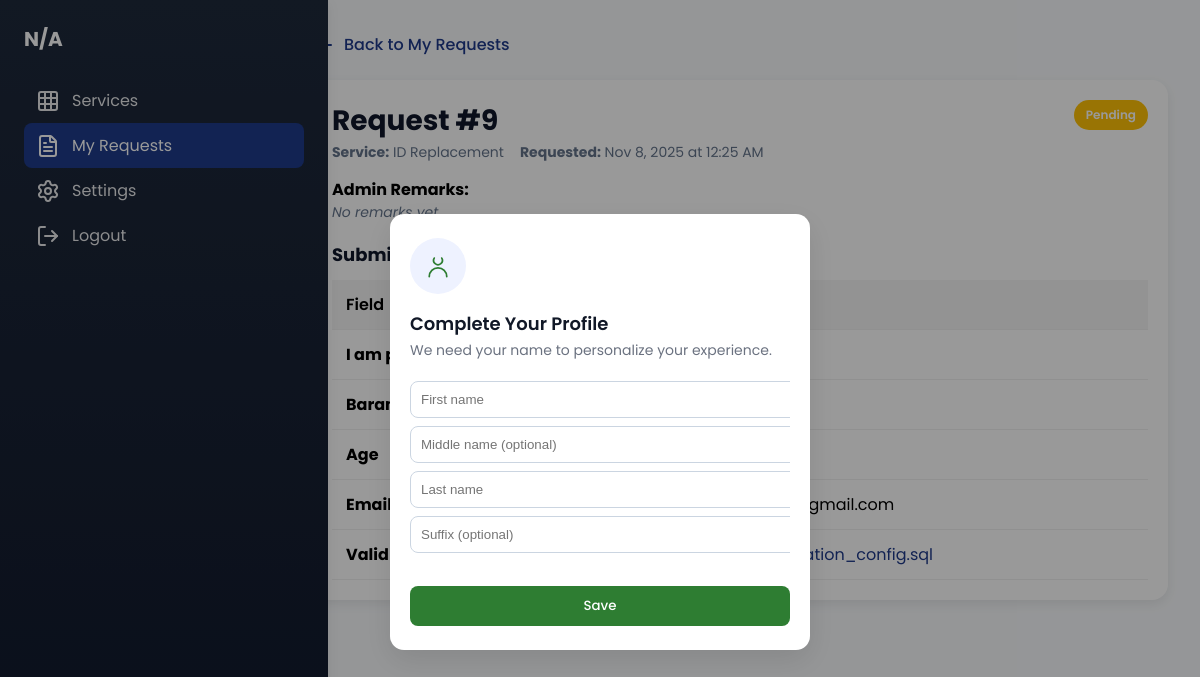
Page /request_view.php?request_id=9 (signed in) on the committed database.
### tables this page shows
CREATE TABLE `services_requests` (
  `request_id` int(11) NOT NULL,
  `service_id` int(11) NOT NULL,
  `user_id` bigint(20) UNSIGNED NOT NULL,
  `status_id` int(11) NOT NULL DEFAULT 1,
  `admin_remarks` text DEFAULT NULL,
  `can_update` tinyint(1) NOT NULL DEFAULT 0,
  `requested_at` timestamp NULL DEFAULT current_timestamp()
);

CREATE TABLE `services_list` (
  `service_id` int(11) NOT NULL,
  `name` varchar(255) NOT NULL,
  `description` text DEFAULT NULL,
  `icon` text DEFAULT NULL,
  `button_text` text DEFAULT NULL,
  `is_active` tinyint(1) NOT NULL DEFAULT 1
);

CREATE TABLE `services_request_statuses` (
  `status_id` int(11) NOT NULL,
  `status_name` varchar(100) NOT NULL,
  `description` varchar(255) DEFAULT NULL,
  `color_hex` varchar(7) NOT NULL
);

CREATE TABLE `services_answers` (
  `answer_id` int(11) NOT NULL,
  `request_id` int(11) NOT NULL,
  `field_id` int(11) NOT NULL,
  `answer_value` text DEFAULT NULL
);

CREATE TABLE `services_fields` (
  `field_id` int(11) NOT NULL,
  `service_id` int(11) NOT NULL,
  `label` varchar(255) NOT NULL,
  `field_type` varchar(250) NOT NULL,
  `is_required` tinyint(1) NOT NULL DEFAULT 1,
  `display_order` int(11) NOT NULL,
  `allowed_file_types` varchar(255) DEFAULT NULL,
  `visible_when_value` varchar(255) DEFAULT NULL,
  `visible_when_option_id` int(11) DEFAULT NULL,
  `max_file_size_mb` int(11) DEFAULT NULL
);

### request_view.php (the view, shortened to what this page needs)
<?php
require_once 'connection/main_connection.php';
$request_id = isset($_GET['request_id']) ? intval($_GET['request_id']) : 0;
$user_id = intval($_SESSION['user_id']);
$request = null;
try {
    $stmt = $conn->prepare("SELECT sr.request_id, sr.service_id, sr.requested_at, sr.admin_remarks, sl.name AS service_name, srs.status_name, srs.color_hex
                            FROM services_requests sr
                            JOIN services_list sl ON sr.service_id = sl.service_id
                            JOIN services_request_statuses srs ON sr.status_id = srs.status_id
                            WHERE sr.request_id = ? AND sr.user_id = ?");
    $stmt->bind_param('ii', $request_id, $user_id);
    $stmt->execute();
    $res = $stmt->get_result();
    $request = $res->fetch_assoc();
    $service_id = intval($request['service_id']);
    $answers = [];
    $stmt2 = $conn->prepare("SELECT sf.field_id, sf.label AS field_label, sf.field_type, sf.display_order, sa.answer_value
                             FROM services_answers sa
                             JOIN services_fields sf ON sa.field_id = sf.field_id
                             WHERE sa.request_id = ?
                             ORDER BY sf.display_order ASC");
    $stmt2->bind_param('i', $request_id);
    $stmt2->execute();
    $res2 = $stmt2->get_result();
    while ($row = $res2->fetch_assoc()) {
        $answers[] = $row;
    }
    $optionLabels = [];
    if ($service_id > 0) {
        $opt = $conn->prepare("SELECT sfo.field_id, sfo.option_value, sfo.option_label
                               FROM services_field_options sfo
                               JOIN services_fields sf ON sfo.field_id = sf.field_id
                               WHERE sf.service_id = ?");
        $opt->bind_param('i', $service_id);
        $opt->execute();
        $optRes = $opt->get_result();
        while ($row = $optRes->fetch_assoc()) {
            $fid = intval($row['field_id']);
            $val = $row['option_value'];
            if (!isset($optionLabels[$fid])) $optionLabels[$fid] = [];
            $optionLabels[$fid][$val] = $row['option_label'];
        }
    }
} catch (Exception $e) {
    error_log('Error loading request view: ' . $e->getMessage());
    header('Location: error.php?type=db');
    exit;
}
?>
<!DOCTYPE html>
<html lang="en">
<head>
</head>
<body>
    <aside class="sidebar" id="sidebar">
        <div class="sidebar-header">
            <h2 class="user-fullname"><i data-lucide="graduation-cap"></i> Student Success Office</h2>
        </div>
        <nav>
            <ul class="sidebar-nav">
                <li><a href="home.php"><i data-lucide="grid-3x3"></i> Services</a></li>
                <li><a href="requests.php" class="active"><i data-lucide="file-text"></i> My Requests</a></li>
                <li><a href="#"><i data-lucide="settings"></i> Settings</a></li>
                <li><a href="login.php"><i data-lucide="log-out"></i> Logout</a></li>
            </ul>
        </nav>
    </aside>
    <main class="main-content">
        <div class="container">
            <a href="requests.php" class="back-link"><i data-lucide="arrow-left"></i> Back to My Requests</a>
            <div class="card" style="margin-top: 16px;">
                <div class="header">
                    <div>
                        <h1>Request #<?php echo htmlspecialchars($request['request_id']); ?></h1>
                        <div class="meta">
                            <div><strong>Service:</strong> <?php echo htmlspecialchars($request['service_name']); ?></div>
                            <div><strong>Requested:</strong> <?php echo date('M j, Y \a\t g:i A', strtotime($request['requested_at'])); ?></div>
                        </div>
                    </div>
                    <div>
                        <span class="status-badge" style="background: <?php echo htmlspecialchars($request['color_hex']); ?>;">
                            <?php echo htmlspecialchars($request['status_name']); ?>
                        </span>
                    </div>
                </div>
                <div style="margin-top: 14px;">
                    <strong>Admin Remarks:</strong>
                    <?php if (!empty($request['admin_remarks'])): ?>
                        <div class="remarks"><?php echo nl2br(htmlspecialchars($request['admin_remarks'])); ?></div>
                    <?php else: ?>
                        <div class="remarks empty">No remarks yet</div>
                    <?php endif; ?>
                </div>
                <div style="margin-top: 18px;">
                    <h3 style="margin:0 0 8px 0; font-size: 18px; color: var(--on-background);">Submitted Answers</h3>
                    <?php if (empty($answers)): ?>
                        <div class="empty">No submitted answers found.</div>
                    <?php else: ?>
                        <table class="answers-table">
                            <thead>
                                <tr>
                                    <th style="width: 35%;">Field</th>
                                    <th>Answer</th>
                                </tr>
                            </thead>
                            <tbody>
                                <?php foreach ($answers as $a): ?>
                                    <tr>
                                        <td data-label="Field"><strong><?php echo htmlspecialchars($a['field_label']); ?></strong></td>
                                        <td data-label="Answer">
                                            <?php
                                            $fid = intval($a['field_id']);
                                            $ftype = $a['field_type'];
                                            $raw = $a['answer_value'];
                                            $map = isset($optionLabels[$fid]) ? $optionLabels[$fid] : [];
                                            if ($ftype === 'file') {
                                                $url = htmlspecialchars($raw);
                                                $name = htmlspecialchars(basename($raw));
                                                echo "<a href='$url' target='_blank' rel='noopener' style='color: var(--primary); text-decoration: none;'>$name</a>";
                                            } elseif ($ftype === 'checkbox') {
                                                $parts = array_filter(array_map('trim', explode(',', $raw)));
                                                $labels = array_map(function ($v) use ($map) {
                                                    return htmlspecialchars(isset($map[$v]) ? $map[$v] : $v);
                                                }, $parts);
                                                echo implode(', ', $labels);
                                            } elseif ($ftype === 'select' || $ftype === 'radio') {
                                                $label = isset($map[$raw]) ? $map[$raw] : $raw;
                                                echo htmlspecialchars($label);
                                            } else {
                                                echo nl2br(htmlspecialchars($raw));
                                            }
                                            ?>
                                        </td>
                                    </tr>
                                <?php endforeach; ?>
                            </tbody>
                        </table>
                    <?php endif; ?>
                </div>
            </div>
        </div>
    </main>
</body>
</html>

### request_view.php (style rules this page uses)
:root { --primary: #1E3A8A; --on-primary: #ffffff; --background: #f8fafc; --surface: #ffffff; --on-surface: #64748b; --on-background: #0f172a; --elevation-1: 0 4px 12px rgba(0, 0, 0, 0.08); }
body { font-family: 'Poppins', sans-serif; background: var(--background); margin: 0; }
.sidebar { position: fixed; left: 0; top: 0; bottom: 0; width: 280px; background: linear-gradient(180deg, #1E293B 0%, #0F172A 100%); color: #fff; box-shadow: var(--elevation-1); padding: 24px; z-index: 1000; }
.sidebar-header h2 { margin: 0; font-size: 20px; display: flex; align-items: center; gap: 10px; }
.sidebar-nav { list-style: none; padding: 0; margin: 24px 0 0 0; }
.sidebar-nav a { display: flex; align-items: center; gap: 12px; color: #fff; text-decoration: none; padding: 10px 12px; border-radius: 8px; opacity: .9; }
.sidebar-nav a.active { background: var(--primary); color: var(--on-primary); opacity: 1; }
.main-content { margin-left: 280px; padding: 32px; min-height: 100vh; }
.container { max-width: 1100px; margin: 0 auto; }
.header { display: flex; justify-content: space-between; align-items: flex-start; }
.header h1 { margin: 0; font-size: 28px; color: var(--on-background); }
.status-badge { display: inline-flex; align-items: center; padding: 6px 12px; border-radius: 20px; font-size: 12px; font-weight: 600; color: #fff; }
.card { background: var(--surface); border-radius: 16px; box-shadow: var(--elevation-1); padding: 20px; }
.meta { display: flex; gap: 16px; align-items: center; color: var(--on-surface); font-size: 14px; }
.answers-table { width: 100%; border-collapse: collapse; margin-top: 12px; }
.answers-table th, .answers-table td { padding: 12px 14px; border-bottom: 1px solid rgba(0, 0, 0, 0.06); text-align: left; vertical-align: top; }
.answers-table thead th { background: rgba(0, 0, 0, 0.04); font-weight: 600; }
.remarks { color: var(--on-surface); font-size: 14px; line-height: 1.5; }
.back-link { display: inline-flex; align-items: center; gap: 8px; text-decoration: none; color: var(--primary); font-weight: 500; }
.empty { color: var(--on-surface); font-style: italic; }

### includes/modal.php (style rules this page uses)
:root { --bg: #f6f8fb; --card: #ffffff; --muted: #6b7280; --accent: #2E7D32; --cancel: #e5e7eb; --text: #111827; }

### rows in the picture
services_requests: request_id "9", service.name "ID Replacement", requested_at "Nov 8, 2025 at 12:25 AM", status.status_name "Pending"
services_answers: field.label "I am…"
services_answers: field.label "Barangay"
services_answers: field.label "Age"
services_answers: field.label "Email…"
services_answers: field.label "Valid ID"
